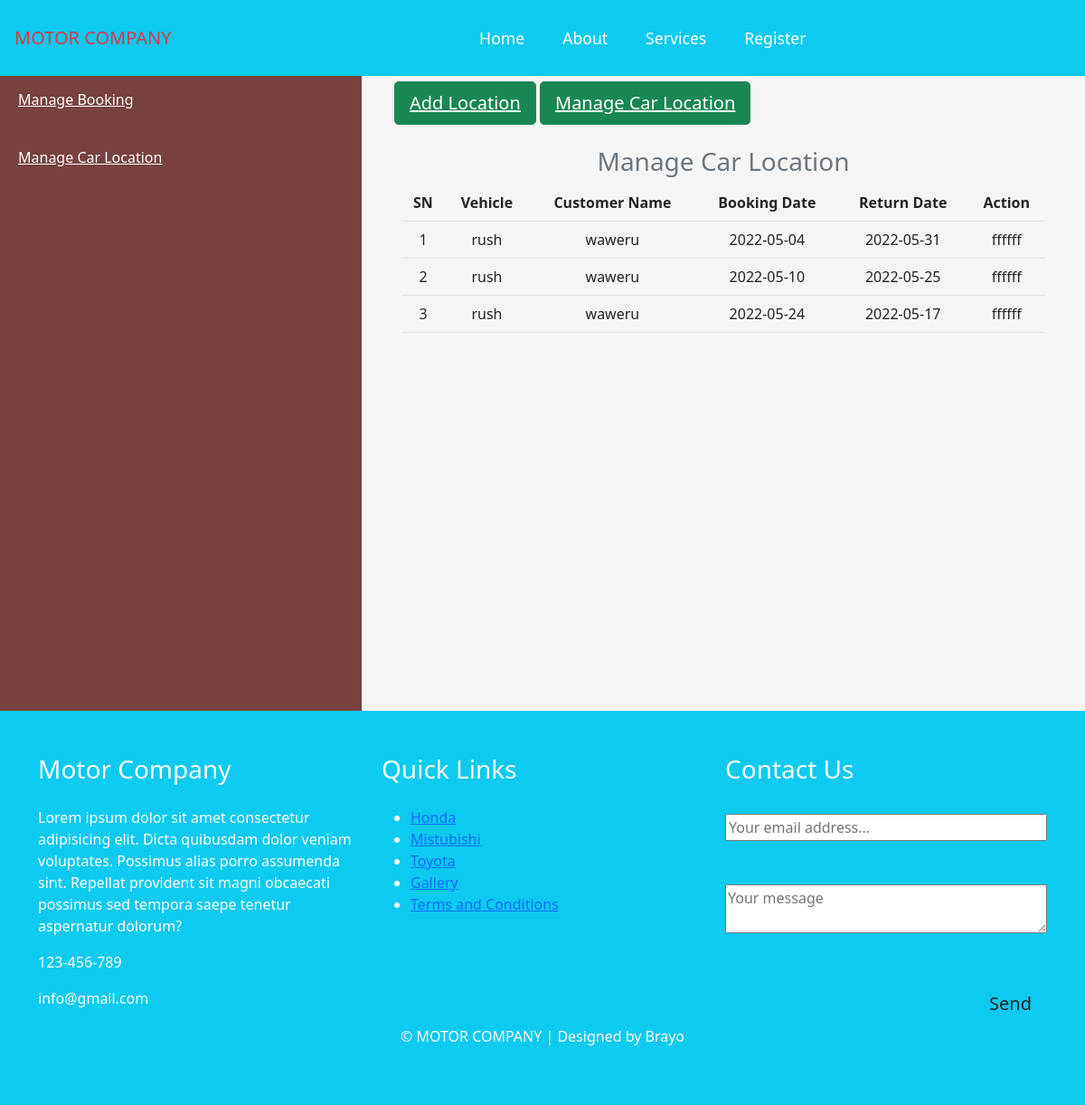
Page /customerLocation.php on the committed database.
### tables this page shows
CREATE TABLE `location` (
  `id` int(11) NOT NULL,
  `vehicle` varchar(255) NOT NULL,
  `customer_name` varchar(255) NOT NULL,
  `booking_date` date NOT NULL,
  `return_date` date NOT NULL,
  `action` varchar(255) NOT NULL,
  `time_stamp` timestamp NOT NULL DEFAULT current_timestamp() ON UPDATE current_timestamp()
);

### customerLocation.php (the view, shortened to what this page needs)
<?php
include('./includes/header.php');
include('./includes/nav.php');
include ('./admin/create/location.php');
?>
<div class="container-fluid">
        <div class="row">
        <div class="col-md-4   admin" >
                <div class="text-left  p-2 my-4 ">
                    <a href="./managebooking.php" class="text-white">Manage Booking</a>
                </div>
                <div class="text-left  p-2 my-4">
                    <a href="./customerLocation.php" class="text-white">Manage Car Location</a>
                </div>
            </div>
            <div class="col-md-8">
                <div class="my-4 mx-4">
                    <button type="button" class="btn btn-lg btn-success"><a href="./AddLocation.php" class="text-white">Add Location</a></button>
                    <button type="button" class="btn btn-lg btn-success"><a href="customerLocation.php" class="text-white">Manage Car Location</a></button>
                </div>
                <div>
                    <h3 class="text-center text-muted">Manage Car Location</h3>
                    <div class="mx-2">
                        <div class="table-responsive text-center mx-4">
                            <?php
                        $sql= "SELECT * FROM location";
                        $stmt= $conn->prepare($sql);
                        $stmt->execute();
                           ?>
                             <table class="table table-border">
                                <tr>
                                    <th>SN</th>
                                    <th>Vehicle</th>
                                    <th>Customer Name</th>
                                    <th>Booking Date</th>
                                    <th>Return Date</th>
                                    <th>Action</th>
                                </tr>
                                <?php
                                 $result= mysqli_stmt_get_result($stmt);
                                 $num= mysqli_num_rows($result);
                                 if($num > 0){
                                      while($rows=mysqli_fetch_assoc($result)){?>
                                        <tr>
                                        <td><?php echo $rows['id']?></td>
                                        <td><?php echo $rows['vehicle']?></td>
                                        <td><?php echo $rows['customer_name']?></td>
                                        <td><?php echo $rows['booking_date']?></td>
                                        <td><?php echo $rows['return_date']?></td>
                                        <td><?php echo $rows['action']?></td>
                                    </tr>
                                    <?php
                                    }
                                 }else{
                                     header('location:managetopic.php?error=norecord');
                                     exit();
                                 }
                                ?>
                            </table>
                        </div>
                    </div>
                </div>
            </div>
        </div>
    </div>
    <?php include('./includes/footer.php');?>

### includes/header.php (shortened to what this page needs)
<!DOCTYPE html>
<html lang="en">
<head>
    <link rel="stylesheet"  href='assets/css/bootstrap.min.css'>
    <link rel="stylesheet" href='assets/css/style.css'>
</head>

### includes/nav.php (shortened to what this page needs)
<header>
    <nav class="navbar  navbar-expand-lg navbar-light bg-info">
        <a class="navbar-brand text-danger px-3" href="#">MOTOR COMPANY</a>
        <div class="collapse navbar-collapse " id="navbarNav">
          <ul class="nav m-auto">
            <li><a href="#">Home</a></li>
            <li><a href="#">About</a></li>
            <li><a href="#">Services</a></li>
            <li><a href="register.php">Register</a></li>
          </ul>
        </div>
    </header>
    <body>

### includes/footer.php (shortened to what this page needs)
<section class="footer bg-info">
  <div class="container text-white">
      <div class="row py-5">
          <div class="col-md-4 ">
              <h3  class="pb-3">Motor Company</h3>
              <p>Lorem ipsum dolor sit amet consectetur adipisicing elit. Dicta quibusdam dolor veniam voluptates. Possimus alias porro assumenda sint. Repellat provident sit magni obcaecati possimus sed tempora saepe tenetur aspernatur dolorum?</p>
              <p>123-456-789</p>
              <p>info@gmail.com</p>
          </div>
          <div class="col-md-4">
              <h3  class="pb-3">Quick Links</h3>
              <ul>
                  <li><a href="Honda.php">Honda</a></li>
                  <li><a href="mistubishi.php">Mistubishi</a></li>
                  <li><a href="toyota.php">Toyota</a></li>
                  <li><a href="#">Gallery</a></li>
                  <li><a href="#">Terms and Conditions</a></li>
                  </ul>
          </div>
          <div class="col-md-4">
              <h3 class="pb-3">Contact Us</h3>
              <form>
              <div class="my-3">
              <input class="w-100" type="email" name="email" placeholder="Your email address...">
              </div>
              <div class="my-5">
                  <textarea class="w-100" placeholder="Your message" cols="3" row="col"></textarea>
              </div>
              <div class="text-end">
                  <button type="button" name="submit" class="btn btn-lg bg-info">Send</button>
              </div>
          </form>
          </div>
          <div class="bg-info">
              <p class="text-center">&copy; MOTOR COMPANY | Designed by Brayo </p>
          </div>
      </div>
  </div>
</section>
</body>
</html>

### assets/css/style.css (style rules this page uses)
* { margin: 0 auto; padding: 0 auto; box-sizing: border-box; }
body { background-color: #f5f5f5; }
header { background: #522 ; height: 66px; }
.admin { background: rgb(121, 64, 64); left:0; height: 90vh; }
header * { color: white; }
header ul { float: right; margin: 0px; padding: 0px; list-style: none; }
header ul li { float: left; position: relative; }
header ul li a { display: block; padding: 21px; font-size: 1.1em; text-decoration: none; }

### rows in the picture
location: id "1", vehicle "rush", customer_name "waweru", booking_date "2022-05-04", return_date "2022-05-31", action "ffffff"
location: id "2", vehicle "rush", customer_name "waweru", booking_date "2022-05-10", return_date "2022-05-25", action "ffffff"
location: id "3", vehicle "rush", customer_name "waweru", booking_date "2022-05-24", return_date "2022-05-17", action "ffffff"
